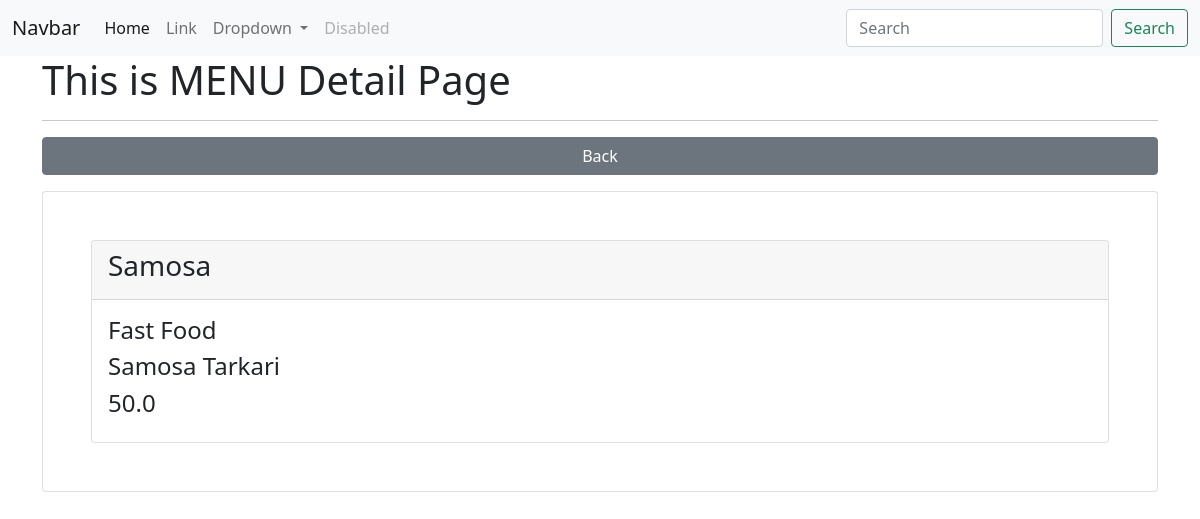
Before: /menu/show/1/ with the older database file.
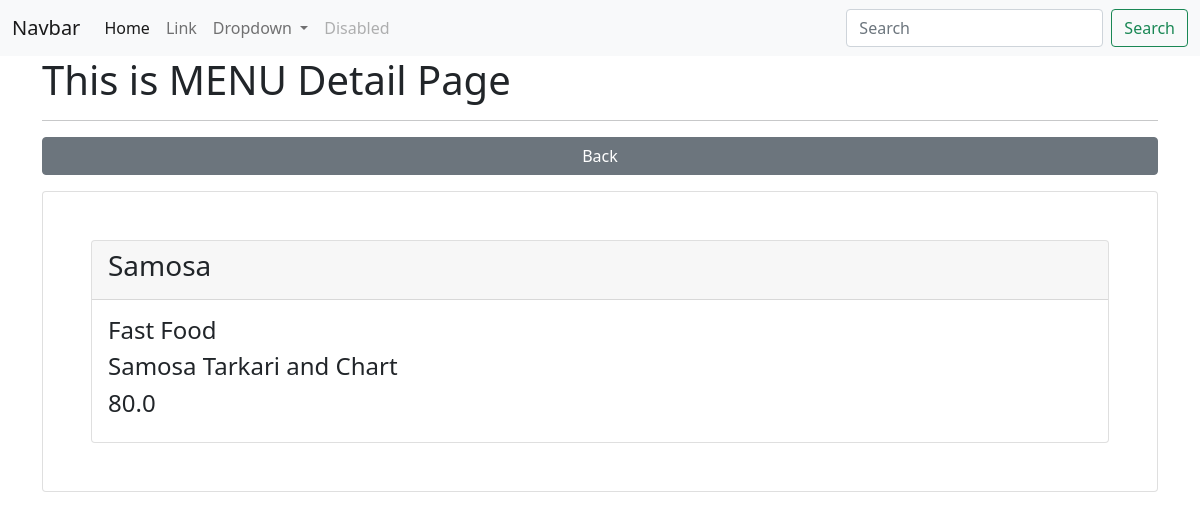
After: the same page with the newer database file.
### app_restro/models.py (models this page shows, shortened)
class Menu(models.Model):
    menu_title = models.CharField(max_length=200)
    category_id = models.ForeignKey(Category, on_delete=models.CASCADE)
    menu_desc = models.CharField(max_length=200)
    menu_img = models.FileField(upload_to="menu/images/", blank=True)
    menu_ingredient = models.CharField(max_length=200)
    menu_price = models.FloatField()
    class Meta:
        db_table = "app_menus"

class Category(models.Model):
    category_name = models.CharField(max_length=200)
    class Meta:
        db_table = "app_categories"

### app_restro/views.py (the view)
# urls.py: path('menu/show/<int:id>/', views.menu_show, name='menu-show'),
def menu_show(request, id):
    data = Menu.objects.get(id=id)
    context = {"data": data}
    return render(request, 'menus/show.html', context)

### templates/menus/show.html (shortened to what this page needs)
{% extends "layouts/master.html" %}
{% block content %}
<div class="container">
    <h1>This is MENU Detail Page</h1>
    <hr>
    <a href="{% url 'menu-list' %}" class="btn btn-secondary col-12 mb-3">Back</a>
    <div class="card p-5">
        <div class="card">
            <div class="card-header">
                <h3>{{ data.menu_title }}</h3>
            </div>
            <div class="card-body">
                <h4>{{ data.category_id.category_name }}</h4>
                <h4>{{ data.menu_desc }}</h4>
                <h4>{{ data.menu_price }}</h4>
            </div>
        </div>
    </div>
</div>
{% endblock %}

Changed rows visible on the page:
changed Menu "Samosa": menu_desc "Samosa Tarkari" → "Samosa Tarkari and Chart"; menu_price "50.0" → "80.0"
